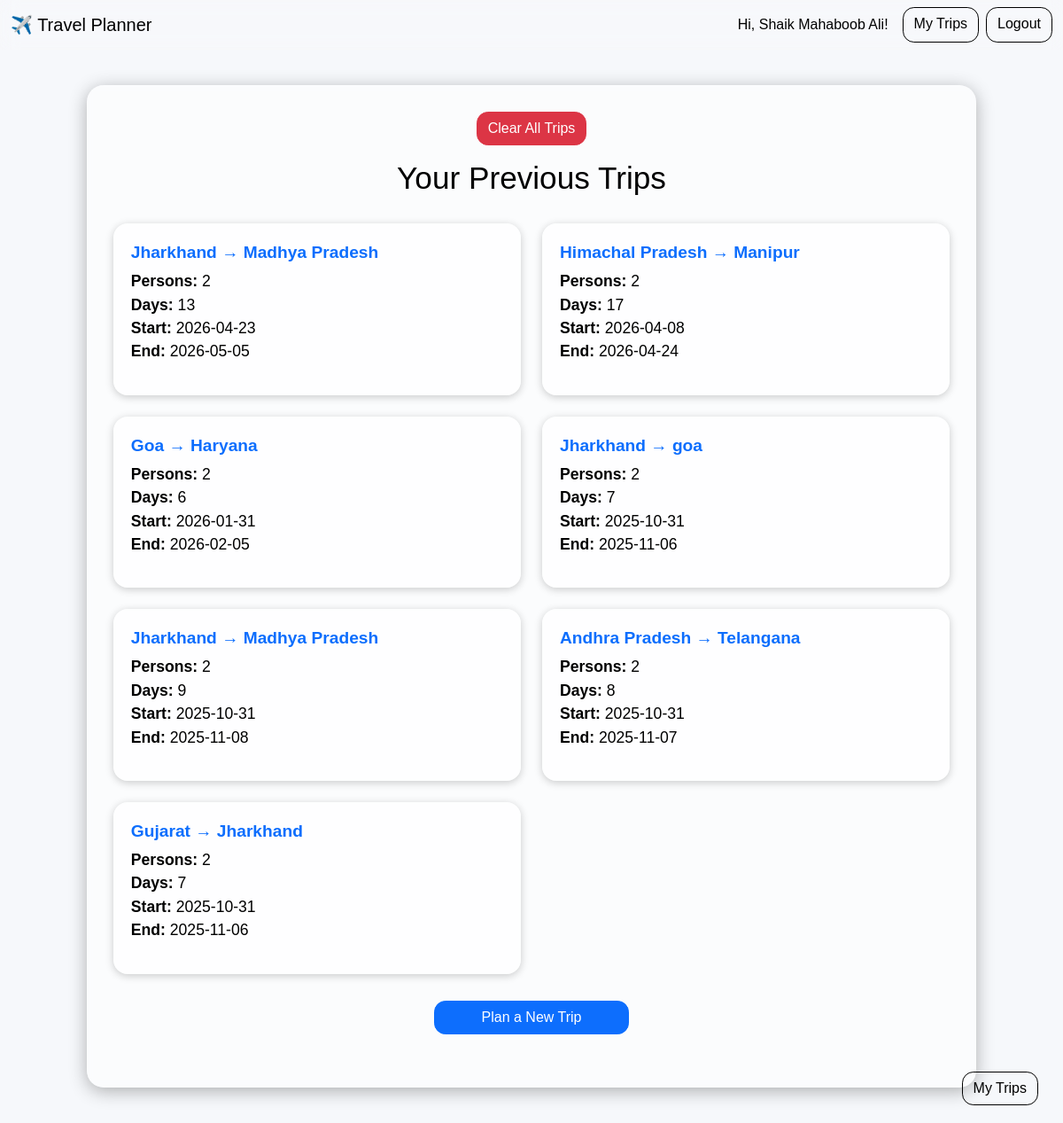
The page /my_trips (signed in) on the database its author committed.
### tables this page shows
CREATE TABLE trips (
    id INTEGER PRIMARY KEY AUTOINCREMENT,
    user_id INTEGER NOT NULL,
    source TEXT NOT NULL,
    destination TEXT NOT NULL,
    persons INTEGER NOT NULL,
    days INTEGER NOT NULL,
    start_date TEXT NOT NULL,
    end_date TEXT NOT NULL,
    created_at DATETIME DEFAULT CURRENT_TIMESTAMP, travel_mode TEXT DEFAULT 'car', accom_category TEXT DEFAULT 'budget', distance REAL DEFAULT 0,
    FOREIGN KEY (user_id) REFERENCES users(id)
);

### app.py (the view)
@app.route("/my_trips")
@login_required
def my_trips():
    with get_db() as db:
        rows = db.execute(
            "SELECT id, source, destination, persons, days, start_date, end_date FROM trips WHERE user_id = ? ORDER BY start_date DESC",
            (session["user_id"],)
        ).fetchall()
    trips = [
        {
            "id": r[0],
            "source": r[1],
            "destination": r[2],
            "persons": r[3],
            "days": r[4],
            "start_date": r[5],
            "end_date": r[6],
        }
        for r in rows
    ]
    return render_template("my_trips.html", trips=trips, page_class="trip-page")

### app.py (called while the page is built)
def login_required(view):
    @wraps(view)
    def wrapped(*args, **kwargs):
        if not session.get("user_id"):
            flash("Please log in first.", "warning")
            return redirect(url_for("login"))
        return view(*args, **kwargs)
    return wrapped

### models.py (called while the page is built)
def get_db():
    conn = sqlite3.connect(DB_PATH)
    return conn

### templates/my_trips.html (shortened to what this page needs)
{% extends "base.html" %}
{% set page_class = 'my-trips-page' %}
{% block content %}
<div class="trips-container">
    <form action="{{ url_for('clear_trips') }}" method="post" class="mb-3 text-center">
        <button type="submit" class="btn btn-danger" onclick="return confirm('Are you sure you want to delete all trips?')">
            Clear All Trips
        </button>
    </form>
    <h2>Your Previous Trips</h2>
    {% if trips %}
      <div class="row g-4">
        {% for trip in trips %}
          <div class="col-md-6">
            <div class="trip-card">
              <h5>
                  <a href="{{ url_for('view_trip', trip_id=trip.id) }}">
                      {{ trip.source }} → {{ trip.destination }}
                  </a>
              </h5>
              <p>
                <strong>Persons:</strong> {{ trip.persons }}<br>
                <strong>Days:</strong> {{ trip.days }}<br>
                <strong>Start:</strong> {{ trip.start_date }}<br>
                <strong>End:</strong> {{ trip.end_date }}
              </p>
            </div>
          </div>
        {% endfor %}
      </div>
    {% else %}
      <p class="text-center text-black">No trips planned yet.</p>
    {% endif %}
    <a href="{{ url_for('plan_trip') }}" class="btn btn-primary btn-back">Plan a New Trip</a>
</div>
{% endblock %}

### static/css/styles.css (style rules this page uses)
body.my-trips-page { background-image: url('../images/budget-bg'); background-size: cover; background-position: center; background-repeat: no-repeat; background-attachment: fixed; color: #fff; }
body { background: #f6f8fb; font-family: Arial, sans-serif; }
.btn { border-radius: .8rem; }

### rows shown on the page
trips: source "Jharkhand", destination "Madhya Pradesh", persons "2", days "13", start_date "2026-04-23", end_date "2026-05-05"
trips: source "Himachal Pradesh", destination "Manipur", persons "2", days "17", start_date "2026-04-08", end_date "2026-04-24"
trips: source "Goa", destination "Haryana", persons "2", days "6", start_date "2026-01-31", end_date "2026-02-05"
trips: source "Jharkhand", destination "goa", persons "2", days "7", start_date "2025-10-31", end_date "2025-11-06"
trips: source "Jharkhand", destination "Madhya Pradesh", persons "2", days "9", start_date "2025-10-31", end_date "2025-11-08"
trips: source "Andhra Pradesh", destination "Telangana", persons "2", days "8", start_date "2025-10-31", end_date "2025-11-07"
trips: source "Gujarat", destination "Jharkhand", persons "2", days "7", start_date "2025-10-31", end_date "2025-11-06"

### other values the page prints
{{ session['username'] }} "Shaik Mahaboob Ali"
